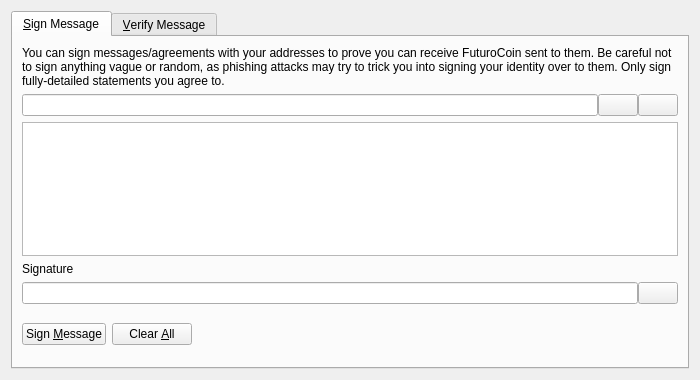
<?xml version="1.0" encoding="UTF-8"?>
<ui version="4.0">
 <class>SignVerifyMessageDialog</class>
 <widget class="QDialog" name="SignVerifyMessageDialog">
  <property name="geometry">
   <rect>
    <x>0</x>
    <y>0</y>
    <width>700</width>
    <height>380</height>
   </rect>
  </property>
  <property name="windowTitle">
   <string>Signatures - Sign / Verify a Message</string>
  </property>
  <property name="modal">
   <bool>true</bool>
  </property>
  <layout class="QVBoxLayout" name="verticalLayout">
   <item>
    <widget class="QTabWidget" name="tabWidget">
     <property name="currentIndex">
      <number>0</number>
     </property>
     <widget class="QWidget" name="tabSignMessage">
      <attribute name="title">
       <string>&amp;Sign Message</string>
      </attribute>
      <layout class="QVBoxLayout" name="verticalLayout_SM">
       <item>
        <widget class="QLabel" name="infoLabel_SM">
         <property name="text">
          <string>You can sign messages/agreements with your addresses to prove you can receive FuturoCoin sent to them. Be careful not to sign anything vague or random, as phishing attacks may try to trick you into signing your identity over to them. Only sign fully-detailed statements you agree to.</string>
         </property>
         <property name="textFormat">
          <enum>Qt::PlainText</enum>
         </property>
         <property name="wordWrap">
          <bool>true</bool>
         </property>
        </widget>
       </item>
       <item>
        <layout class="QHBoxLayout" name="horizontalLayout_1_SM">
         <property name="spacing">
          <number>0</number>
         </property>
         <item>
          <widget class="QValidatedLineEdit" name="addressIn_SM">
           <property name="toolTip">
            <string>The FuturoCoin address to sign the message with</string>
           </property>
          </widget>
         </item>
         <item>
          <widget class="QPushButton" name="addressBookButton_SM">
           <property name="toolTip">
            <string>Choose previously used address</string>
           </property>
           <property name="text">
            <string/>
           </property>
           <property name="shortcut">
            <string>Alt+A</string>
           </property>
           <property name="autoDefault">
            <bool>false</bool>
           </property>
          </widget>
         </item>
         <item>
          <widget class="QPushButton" name="pasteButton_SM">
           <property name="toolTip">
            <string>Paste address from clipboard</string>
           </property>
           <property name="text">
            <string/>
           </property>
           <property name="shortcut">
            <string>Alt+P</string>
           </property>
           <property name="autoDefault">
            <bool>false</bool>
           </property>
          </widget>
         </item>
        </layout>
       </item>
       <item>
        <widget class="QPlainTextEdit" name="messageIn_SM">
         <property name="toolTip">
          <string>Enter the message you want to sign here</string>
         </property>
        </widget>
       </item>
       <item>
        <widget class="QLabel" name="signatureLabel_SM">
         <property name="text">
          <string>Signature</string>
         </property>
         <property name="textFormat">
          <enum>Qt::PlainText</enum>
         </property>
        </widget>
       </item>
       <item>
        <layout class="QHBoxLayout" name="horizontalLayout_2_SM">
         <property name="spacing">
          <number>0</number>
         </property>
         <item>
          <widget class="QLineEdit" name="signatureOut_SM">
           <property name="font">
            <font>
             <italic>true</italic>
            </font>
           </property>
           <property name="readOnly">
            <bool>true</bool>
           </property>
          </widget>
         </item>
         <item>
          <widget class="QPushButton" name="copySignatureButton_SM">
           <property name="toolTip">
            <string>Copy the current signature to the system clipboard</string>
           </property>
           <property name="text">
            <string/>
           </property>
           <property name="autoDefault">
            <bool>false</bool>
           </property>
          </widget>
         </item>
        </layout>
       </item>
       <item>
        <layout class="QHBoxLayout" name="horizontalLayout_3_SM">
         <item>
          <widget class="QPushButton" name="signMessageButton_SM">
           <property name="toolTip">
            <string>Sign the message to prove you own this FuturoCoin address</string>
           </property>
           <property name="text">
            <string>Sign &amp;Message</string>
           </property>
           <property name="autoDefault">
            <bool>false</bool>
           </property>
          </widget>
         </item>
         <item>
          <widget class="QPushButton" name="clearButton_SM">
           <property name="toolTip">
            <string>Reset all sign message fields</string>
           </property>
           <property name="text">
            <string>Clear &amp;All</string>
           </property>
           <property name="autoDefault">
            <bool>false</bool>
           </property>
          </widget>
         </item>
         <item>
          <spacer name="horizontalSpacer_1_SM">
           <property name="orientation">
            <enum>Qt::Horizontal</enum>
           </property>
           <property name="sizeHint" stdset="0">
            <size>
             <width>40</width>
             <height>48</height>
            </size>
           </property>
          </spacer>
         </item>
         <item>
          <widget class="QLabel" name="statusLabel_SM">
           <property name="font">
            <font>
             <weight>75</weight>
             <bold>true</bold>
            </font>
           </property>
           <property name="text">
            <string/>
           </property>
           <property name="wordWrap">
            <bool>true</bool>
           </property>
          </widget>
         </item>
         <item>
          <spacer name="horizontalSpacer_2_SM">
           <property name="orientation">
            <enum>Qt::Horizontal</enum>
           </property>
           <property name="sizeHint" stdset="0">
            <size>
             <width>40</width>
             <height>48</height>
            </size>
           </property>
          </spacer>
         </item>
        </layout>
       </item>
      </layout>
     </widget>
     <widget class="QWidget" name="tabVerifyMessage">
      <attribute name="title">
       <string>&amp;Verify Message</string>
      </attribute>
      <layout class="QVBoxLayout" name="verticalLayout_VM">
       <item>
        <widget class="QLabel" name="infoLabel_VM">
         <property name="text">
          <string>Enter the receiver's address, message (ensure you copy line breaks, spaces, tabs, etc. exactly) and signature below to verify the message. Be careful not to read more into the signature than what is in the signed message itself, to avoid being tricked by a man-in-the-middle attack. Note that this only proves the signing party receives with the address, it cannot prove sendership of any transaction!</string>
         </property>
         <property name="textFormat">
          <enum>Qt::PlainText</enum>
         </property>
         <property name="alignment">
          <set>Qt::AlignLeading|Qt::AlignLeft|Qt::AlignTop</set>
         </property>
         <property name="wordWrap">
          <bool>true</bool>
         </property>
        </widget>
       </item>
       <item>
        <layout class="QHBoxLayout" name="horizontalLayout_1_VM">
         <property name="spacing">
          <number>0</number>
         </property>
         <item>
          <widget class="QValidatedLineEdit" name="addressIn_VM">
           <property name="toolTip">
            <string>The FuturoCoin address the message was signed with</string>
           </property>
          </widget>
         </item>
         <item>
          <widget class="QPushButton" name="addressBookButton_VM">
           <property name="toolTip">
            <string>Choose previously used address</string>
           </property>
           <property name="text">
            <string/>
           </property>
           <property name="shortcut">
            <string>Alt+A</string>
           </property>
           <property name="autoDefault">
            <bool>false</bool>
           </property>
          </widget>
         </item>
        </layout>
       </item>
       <item>
        <widget class="QPlainTextEdit" name="messageIn_VM"/>
       </item>
       <item>
        <widget class="QValidatedLineEdit" name="signatureIn_VM"/>
       </item>
       <item>
        <layout class="QHBoxLayout" name="horizontalLayout_2_VM">
         <item>
          <widget class="QPushButton" name="verifyMessageButton_VM">
           <property name="toolTip">
            <string>Verify the message to ensure it was signed with the specified FuturoCoin address</string>
           </property>
           <property name="text">
            <string>Verify &amp;Message</string>
           </property>
           <property name="autoDefault">
            <bool>false</bool>
           </property>
          </widget>
         </item>
         <item>
          <widget class="QPushButton" name="clearButton_VM">
           <property name="toolTip">
            <string>Reset all verify message fields</string>
           </property>
           <property name="text">
            <string>Clear &amp;All</string>
           </property>
           <property name="autoDefault">
            <bool>false</bool>
           </property>
          </widget>
         </item>
         <item>
          <spacer name="horizontalSpacer_1_VM">
           <property name="orientation">
            <enum>Qt::Horizontal</enum>
           </property>
           <property name="sizeHint" stdset="0">
            <size>
             <width>40</width>
             <height>48</height>
            </size>
           </property>
          </spacer>
         </item>
         <item>
          <widget class="QLabel" name="statusLabel_VM">
           <property name="font">
            <font>
             <weight>75</weight>
             <bold>true</bold>
            </font>
           </property>
           <property name="text">
            <string/>
           </property>
           <property name="wordWrap">
            <bool>true</bool>
           </property>
          </widget>
         </item>
         <item>
          <spacer name="horizontalSpacer_2_VM">
           <property name="orientation">
            <enum>Qt::Horizontal</enum>
           </property>
           <property name="sizeHint" stdset="0">
            <size>
             <width>40</width>
             <height>48</height>
            </size>
           </property>
          </spacer>
         </item>
        </layout>
       </item>
      </layout>
     </widget>
    </widget>
   </item>
  </layout>
 </widget>
 <customwidgets>
  <customwidget>
   <class>QValidatedLineEdit</class>
   <extends>QLineEdit</extends>
   <header>qvalidatedlineedit.h</header>
  </customwidget>
 </customwidgets>
 <resources>
  <include location="../futurocoin.qrc"/>
 </resources>
 <connections/>
</ui>
